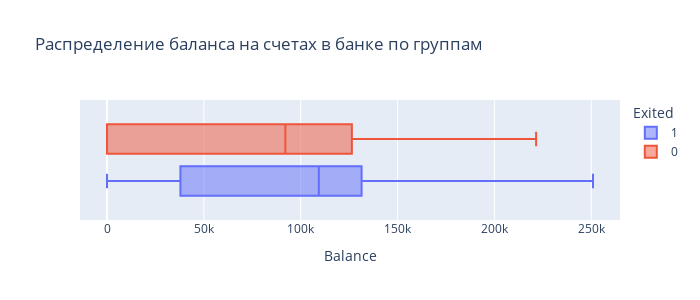

The code cell stored with this chart in its notebook:
### Code cell
##9.3. Посмотрите на распределение баланса клиента в разрезе признака оттока.
# Как различаются суммы на накопительном счёте ушедших и лояльных клиентов? 
# Подумайте и напишите, с чем это может быть связано, что может не устраивать ушедших клиентов в банке.
fig = px.box(
    data_frame = churn_data,
    x = 'Balance',
    color='Exited',
    height=300,
    width=700,
    title='Распределение баланса на счетах в банке по группам',
)
fig.show()
## почти 5000 клиентов имеют на счету больше 2500$
#почти 1500 покинувших банк клиентов имели на счету больше 2500$

### Figure 1 — Plotly figure (JSON) as saved in the notebook; plotly's stock layout.template omitted (floating-point values rounded to 4 significant figures; data arrays with more than 128 entries replaced by an {"elided": "..."} marker saying what was removed)
{"data": [{"alignmentgroup": "True", "hovertemplate": "Exited=1<br>Balance=%{x}<extra></extra>", "legendgroup": "1", "marker": {"color": "#636efa"}, "name": "1", "notched": false, "offsetgroup": "1", "orientation": "h", "showlegend": true, "type": "box", "x": {"elided": "2037 float values"}, "x0": " ", "xaxis": "x", "y0": " ", "yaxis": "y"}, {"alignmentgroup": "True", "hovertemplate": "Exited=0<br>Balance=%{x}<extra></extra>", "legendgroup": "0", "marker": {"color": "#EF553B"}, "name": "0", "notched": false, "offsetgroup": "0", "orientation": "h", "showlegend": true, "type": "box", "x": {"elided": "7963 float values"}, "x0": " ", "xaxis": "x", "y0": " ", "yaxis": "y"}], "layout": {"boxmode": "group", "height": 300, "legend": {"title": {"text": "Exited"}, "tracegroupgap": 0}, "title": {"text": "Распределение баланса на счетах в банке по группам"}, "width": 700, "xaxis": {"anchor": "y", "domain": [0, 1], "title": {"text": "Balance"}}, "yaxis": {"anchor": "x", "domain": [0, 1]}}}
